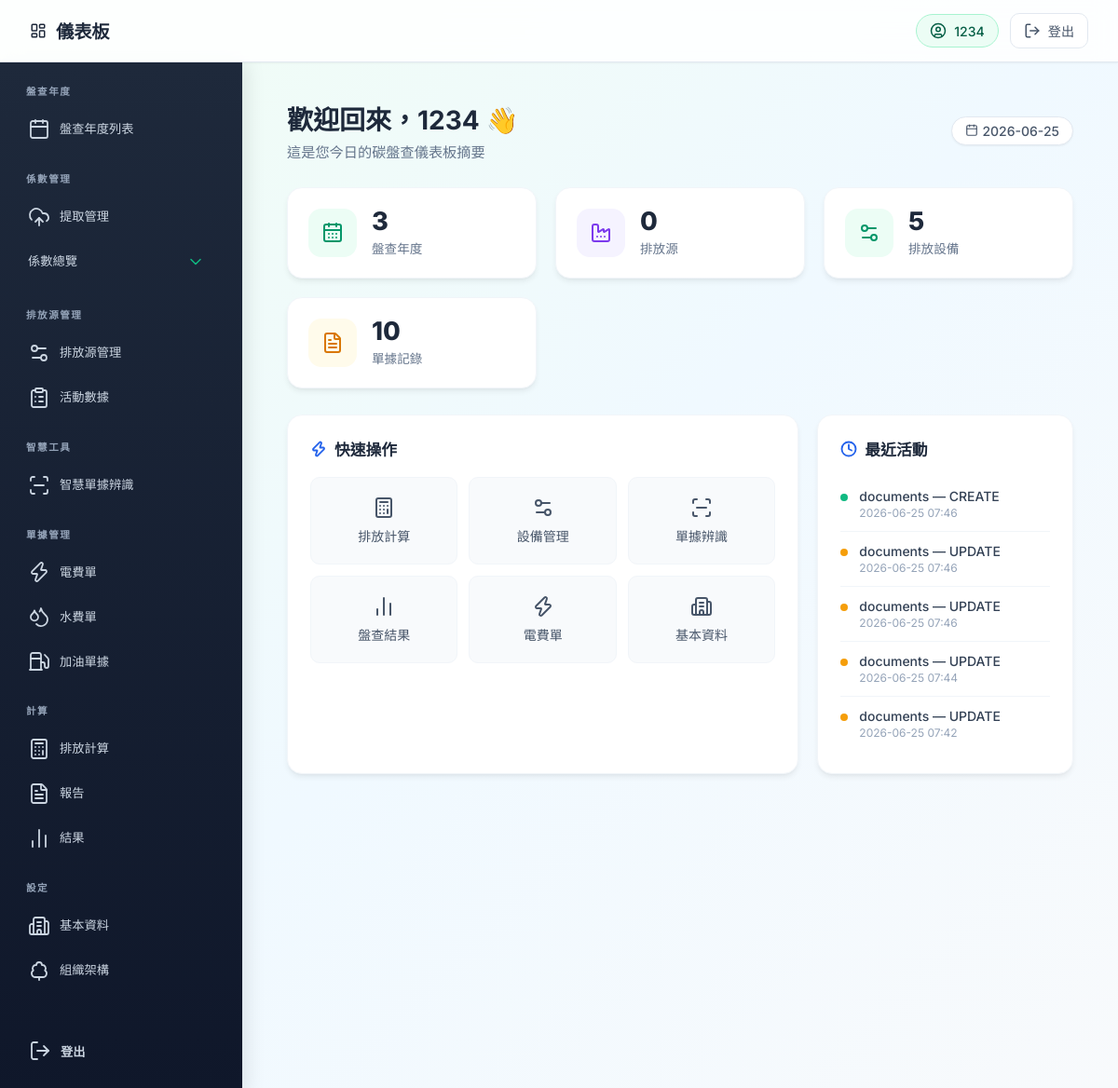
The app's page /index/ (signed in) with its own data.
### model.py (models this page shows)
class Account(SQLModel, table=True):
    id: int | None = Field(default=None, primary_key=True)  # 自動遞增
    account: str
    password: str
    email: str
    years: List["Year"] = Relationship(back_populates="account")
    companies: List["CompanyInfo"] = Relationship(back_populates="account")
    boundaries: List["Boundary"] = Relationship(back_populates="account")
    emission_sources: List["EmissionSource"] = Relationship(back_populates="account")
    activity_data: List["ActivityData"] = Relationship(back_populates="account")
    org_charts: List["OrgChart"] = Relationship(back_populates="account")

class DataChangeLog(SQLModel, table=True):
    id: Optional[int] = Field(default=None, primary_key=True)
    module: str = Field(index=True)
    entity_name: str
    record_key: str
    action_type: str
    changed_by: str = Field(default="system")
    changed_at: datetime = Field(default_factory=datetime.utcnow, index=True)
    change_details: str

### routers/index.py (the view)
@router.get("/", response_class=HTMLResponse)
async def index_page(request: Request):
    if not request.session.get("user"):
        return RedirectResponse(url="/login/", status_code=303)
    user_id = request.session.get("user")
    with Session(engine) as session:
        account = session.get(Account, user_id)
        year_count = session.exec(
            select(func.count()).select_from(Year).where(Year.account_id == user_id)
        ).one() or 0
        source_count = session.exec(
            select(func.count())
            .select_from(EmissionSource)
            .where(EmissionSource.account_id == user_id)
        ).one() or 0
        device_count = session.exec(
            select(func.count()).select_from(Device)
        ).one() or 0
        bill_count = session.exec(
            select(func.count()).select_from(UtilityBill)
        ).one() or 0
        recent_logs = session.exec(
            select(DataChangeLog)
            .order_by(DataChangeLog.changed_at.desc())
            .limit(5)
        ).all()
    return templates.TemplateResponse(
        "index.html",
        {
            "request": request,
            "user": user_id,
            "account": account,
            "year_count": year_count,
            "source_count": source_count,
            "device_count": device_count,
            "bill_count": bill_count,
            "recent_logs": recent_logs,
            "now_date": datetime.now().strftime("%Y-%m-%d"),
        },
    )

### templates/index.html (shortened to what this page needs)
{% extends "base.html" %}
{% block content %}
<div class="dashboard">
  <header class="dashboard-header">
    <div>
      <h1>歡迎回來，{{ account.account if account else '使用者' }} 👋</h1>
      <p class="subtitle">這是您今日的碳盤查儀表板摘要</p>
    </div>
    <div class="dashboard-meta">
      <span class="badge">
        <i data-lucide="calendar" style="width:14px;height:14px;margin-right:4px;vertical-align:middle;"></i>
        {{ now_date }}
      </span>
    </div>
  </header>
  <section class="kpi-grid">
    <div class="kpi-card kpi-blue">
      <div class="kpi-icon"><i data-lucide="calendar-days"></i></div>
      <div class="kpi-info">
        <div class="kpi-value">{{ year_count }}</div>
        <div class="kpi-label">盤查年度</div>
      </div>
    </div>
    <div class="kpi-card kpi-violet">
      <div class="kpi-icon"><i data-lucide="factory"></i></div>
      <div class="kpi-info">
        <div class="kpi-value">{{ source_count }}</div>
        <div class="kpi-label">排放源</div>
      </div>
    </div>
    <div class="kpi-card kpi-emerald">
      <div class="kpi-icon"><i data-lucide="settings-2"></i></div>
      <div class="kpi-info">
        <div class="kpi-value">{{ device_count }}</div>
        <div class="kpi-label">排放設備</div>
      </div>
    </div>
    <div class="kpi-card kpi-amber">
      <div class="kpi-icon"><i data-lucide="file-text"></i></div>
      <div class="kpi-info">
        <div class="kpi-value">{{ bill_count }}</div>
        <div class="kpi-label">單據記錄</div>
      </div>
    </div>
  </section>
  <section class="dashboard-grid">
    <div class="dashboard-card">
      <h3><i data-lucide="zap" style="width:18px;height:18px;stroke-width:2.5;color:#2563eb;"></i> 快速操作</h3>
      <div class="quick-actions">
        <a href="/calculation"
           hx-get="/calculation"
           hx-target="#main-content"
           hx-select="#main-content"
           hx-push-url="true"
           hx-indicator="#global-loading">
          <i data-lucide="calculator"></i>
          <span>排放計算</span>
        </a>
        <a href="/devices/"
           hx-get="/devices/"
           hx-target="#main-content"
           hx-select="#main-content"
           hx-push-url="true"
           hx-indicator="#global-loading">
          <i data-lucide="settings-2"></i>
          <span>設備管理</span>
        </a>
        <a href="/ocr/upload"
           hx-get="/ocr/upload"
           hx-target="#main-content"
           hx-select="#main-content"
           hx-push-url="true"
           hx-indicator="#global-loading">
          <i data-lucide="scan-line"></i>
          <span>單據辨識</span>
        </a>
        <a href="/result"
           hx-get="/result"
           hx-target="#main-content"
           hx-select="#main-content"
           hx-push-url="true"
           hx-indicator="#global-loading">
          <i data-lucide="bar-chart-2"></i>
          <span>盤查結果</span>
        </a>
        <a href="/documents/electricity"
           hx-get="/documents/electricity"
           hx-target="#main-content"
           hx-select="#main-content"
           hx-push-url="true"
           hx-indicator="#global-loading">
          <i data-lucide="zap"></i>
          <span>電費單</span>
        </a>
        <a href="/set"
           hx-get="/set"
           hx-target="#main-content"
           hx-select="#main-content"
           hx-push-url="true"
           hx-indicator="#global-loading">
          <i data-lucide="building-2"></i>
          <span>基本資料</span>
        </a>
      </div>
    </div>
    <div class="dashboard-card">
      <h3><i data-lucide="clock" style="width:18px;height:18px;stroke-width:2.5;color:#2563eb;"></i> 最近活動</h3>
      <ul class="activity-list">
        {% if recent_logs %}
          {% for log in recent_logs %}
          <li>
            <span class="activity-dot" style="background:
              {% if log.action_type == 'CREATE' %}#10b981
              {% elif log.action_type == 'UPDATE' %}#f59e0b
              {% elif log.action_type == 'DELETE' %}#f43f5e
              {% else %}#94a3b8
              {% endif %};"></span>
            <div class="activity-content">
              <div class="activity-title">{{ log.module }} — {{ log.action_type }}</div>
              <div class="activity-time">{{ log.changed_at.strftime('%Y-%m-%d %H:%M') }}</div>
            </div>
          </li>
          {% endfor %}
        {% else %}
          <li class="empty">暫無近期活動記錄</li>
        {% endif %}
      </ul>
    </div>
  </section>
</div>
{% endblock %}

### static/css/index.css (style rules this page uses)
:root { --emerald-50: #ecfdf5; --emerald-100: #d1fae5; --emerald-200: #a7f3d0; --emerald-500: #10b981; --emerald-600: #059669; --emerald-700: #047857; --emerald-800: #065f46; --emerald-900: #064e3b; --slate-50: #f8fafc; --slate-100: #f1f5f9; --slate-200: #e2e8f0; --slate-300: #cbd5e1; --slate-400: #94a3b8; --slate-500: #64748b; --slate-600: #475569; --slate-700: #334155; --slate-800: #1e293b; --slate-900: #0f172a; --radius-sm: 6px; --radius-md: 10px; --radius-lg: 16px; --radius-xl: 20px; --shadow-sm: 0 1px 2px rgba(0,0,0,0.05); --shadow-md: 0 4px 6px -1px rgba(0,0,0,0.07), 0 2px 4px -2px rgba(0,0,0,0.05); --shadow-lg: 0 10px 15px -3px rgba(0,0,0,0.08), 0 4px 6px -4px rgba(0,0,0,0.04); --shadow-xl: 0 20px 25px -5px rgba(0,0,0,0.08), 0 8px 10px -6px rgba(0,0,0,0.04); }
body { margin: 0; font-family: "Noto Sans TC", "Inter", -apple-system, BlinkMacSystemFont, "Segoe UI", Roboto, "Helvetica Neue", Arial, sans-serif; background: linear-gradient(135deg, #f0fdf4 0%, #f0f9ff 50%, #f8fafc 100%); background-attachment: fixed; color: var(--slate-700); display: flex; flex-direction: column; min-height: 100vh; }
h1 { color: var(--slate-800); margin-bottom: 20px; font-size: 2rem; font-weight: 700; }
.dashboard { max-width: 1200px; margin: 0 auto; padding: 8px; text-align: left; }
.dashboard-header { display: flex; justify-content: space-between; align-items: center; flex-wrap: wrap; gap: 12px; margin-bottom: 28px; }
.dashboard-header h1 { font-size: 1.75rem; font-weight: 700; color: var(--slate-800); margin: 0; }
.dashboard-header .subtitle { color: var(--slate-500); margin: 4px 0 0; font-size: 0.95rem; }
.badge { display: inline-flex; align-items: center; padding: 6px 14px; border-radius: 9999px; background: #ffffff; color: var(--slate-600); font-size: 0.875rem; font-weight: 500; border: 1px solid var(--slate-200); box-shadow: var(--shadow-sm); }
.kpi-grid { display: grid; grid-template-columns: repeat(auto-fit, minmax(220px, 1fr)); gap: 20px; margin-bottom: 28px; }
.kpi-card { background: #ffffff; border-radius: var(--radius-lg); padding: 22px; display: flex; align-items: center; gap: 16px; border: 1px solid var(--slate-100); box-shadow: var(--shadow-md); transition: transform 0.25s ease, box-shadow 0.25s ease; }
.kpi-icon { width: 52px; height: 52px; border-radius: 14px; display: grid; place-items: center; flex-shrink: 0; }
.kpi-icon svg { width: 24px; height: 24px; stroke-width: 2; }
.kpi-info { display: flex; flex-direction: column; gap: 4px; }
.kpi-value { font-size: 1.7rem; font-weight: 800; color: var(--slate-800); line-height: 1; }
.kpi-label { font-size: 0.85rem; color: var(--slate-500); font-weight: 500; }
.kpi-blue .kpi-icon { background: var(--emerald-50); color: var(--emerald-600); }
.kpi-violet .kpi-icon { background: #f5f3ff; color: #7c3aed; }
.kpi-emerald .kpi-icon { background: #ecfdf5; color: #059669; }
.kpi-amber .kpi-icon { background: #fffbeb; color: #d97706; }
.dashboard-grid { display: grid; grid-template-columns: 1fr; gap: 20px; }
@media (min-width: 900px) { .dashboard-grid { grid-template-columns: 2fr 1fr; } }
.dashboard-card { background: #ffffff; border-radius: var(--radius-lg); padding: 24px; border: 1px solid var(--slate-100); box-shadow: var(--shadow-md); }
.dashboard-card h3 { font-size: 1.05rem; font-weight: 600; color: var(--slate-800); margin: 0 0 18px; display: flex; align-items: center; gap: 8px; }
.quick-actions { display: grid; grid-template-columns: repeat(auto-fill, minmax(130px, 1fr)); gap: 12px; }
.quick-actions a { display: flex; flex-direction: column; align-items: center; justify-content: center; gap: 8px; padding: 20px 10px; border-radius: var(--radius-md); background: var(--slate-50); color: var(--slate-600); text-decoration: none; font-size: 0.875rem; font-weight: 500; transition: all 0.2s ease; border: 1px solid var(--slate-100); }
.quick-actions a svg { width: 24px; height: 24px; stroke-width: 2; }
.activity-list { list-style: none; padding: 0; margin: 0; }
.activity-list li { display: flex; align-items: flex-start; gap: 12px; padding: 12px 0; border-bottom: 1px solid var(--slate-100); }
.activity-list li:last-child { border-bottom: none; }
.activity-dot { width: 8px; height: 8px; border-radius: 50%; margin-top: 6px; flex-shrink: 0; }
.activity-content { flex: 1; min-width: 0; }
.activity-title { font-size: 0.875rem; font-weight: 500; color: var(--slate-700); }
.activity-time { font-size: 0.75rem; color: var(--slate-400); margin-top: 2px; }

### records on screen
Account: account "1234"
DataChangeLog: module "documents", action_type "CREATE", changed_at "2026-06-25 07:46"
DataChangeLog: module "documents", action_type "UPDATE", changed_at "2026-06-25 07:46"
DataChangeLog: module "documents", action_type "UPDATE", changed_at "2026-06-25 07:46"
DataChangeLog: module "documents", action_type "UPDATE", changed_at "2026-06-25 07:44"
DataChangeLog: module "documents", action_type "UPDATE", changed_at "2026-06-25 07:42"

### other values on screen
{{ request.session.get("username", "使用者") }} "1234"
{{ now_date }} "2026-06-25"
{{ year_count }} "3"
{{ source_count }} "0"
{{ device_count }} "5"
{{ bill_count }} "10"
